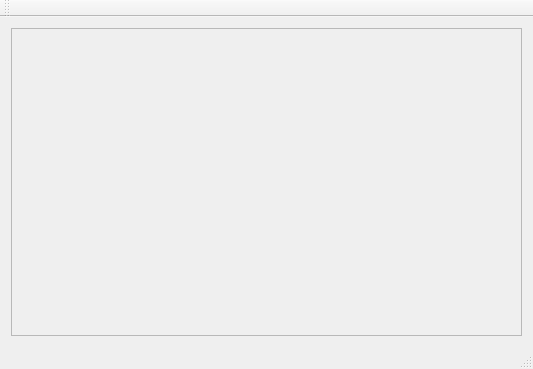
<?xml version="1.0" encoding="UTF-8"?>
<ui version="4.0">
 <class>MainWindow</class>
 <widget class="QMainWindow" name="MainWindow">
  <property name="geometry">
   <rect>
    <x>0</x>
    <y>0</y>
    <width>533</width>
    <height>369</height>
   </rect>
  </property>
  <property name="windowTitle">
   <string>Qt VTK </string>
  </property>
  <widget class="QWidget" name="centralWidget">
   <layout class="QGridLayout" name="gridLayout">
    <item row="1" column="0">
     <widget class="QFrame" name="frame">
      <property name="frameShape">
       <enum>QFrame::Shape::StyledPanel</enum>
      </property>
      <property name="frameShadow">
       <enum>QFrame::Shadow::Raised</enum>
      </property>
     </widget>
    </item>
   </layout>
  </widget>
  <widget class="QMenuBar" name="menuBar">
   <property name="geometry">
    <rect>
     <x>0</x>
     <y>0</y>
     <width>533</width>
     <height>21</height>
    </rect>
   </property>
  </widget>
  <widget class="QToolBar" name="mainToolBar">
   <attribute name="toolBarArea">
    <enum>TopToolBarArea</enum>
   </attribute>
   <attribute name="toolBarBreak">
    <bool>false</bool>
   </attribute>
  </widget>
  <widget class="QStatusBar" name="statusBar"/>
  <action name="actionTest_Bullet">
   <property name="text">
    <string>Start</string>
   </property>
  </action>
  <action name="actionStart">
   <property name="text">
    <string>Start</string>
   </property>
  </action>
 </widget>
 <layoutdefault spacing="6" margin="11"/>
 <resources/>
 <connections/>
</ui>
